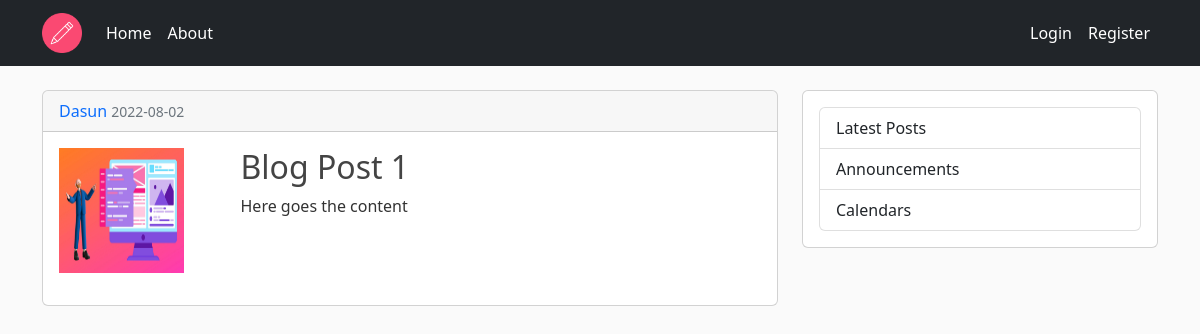
Page /home on the earlier database version.
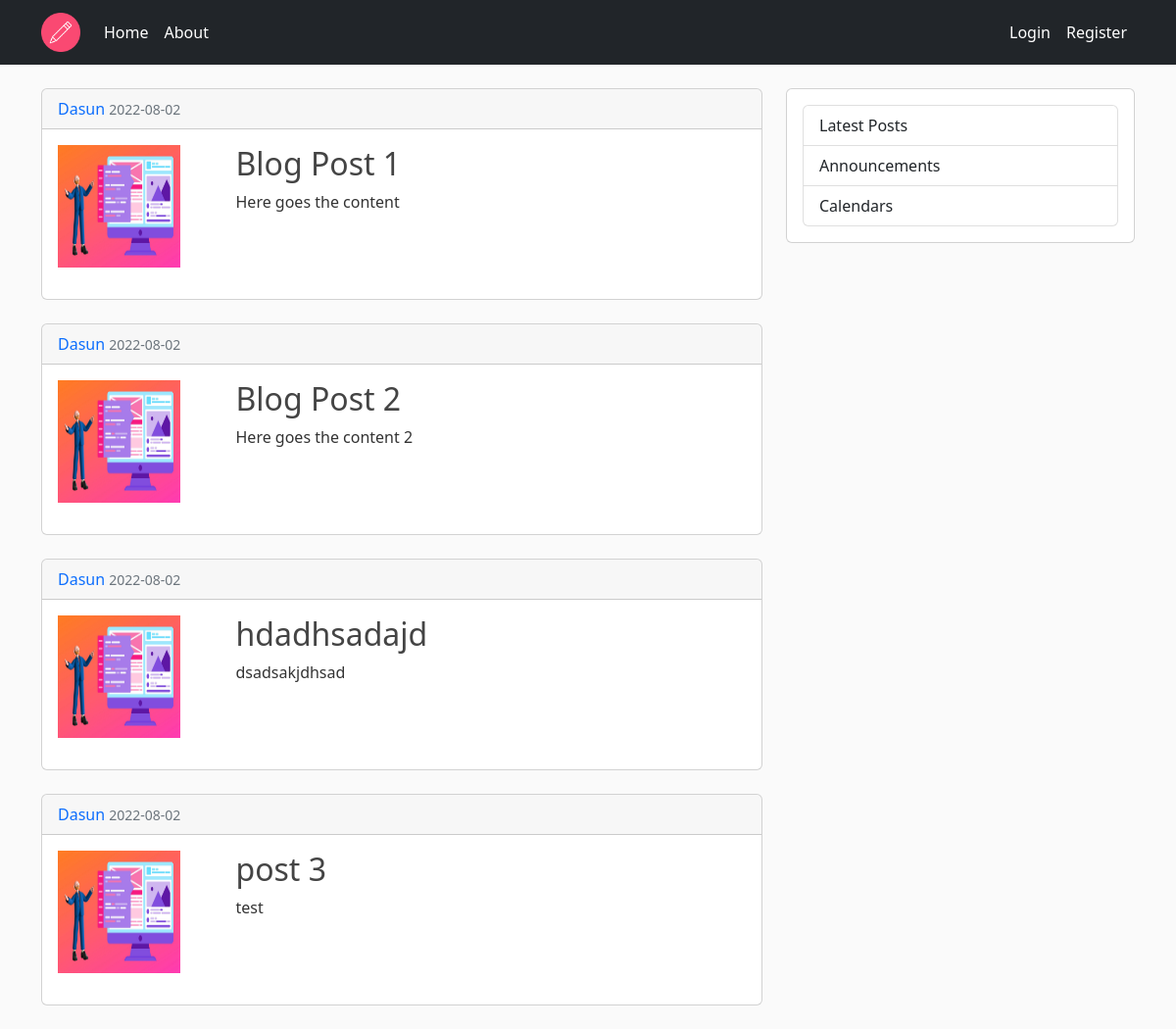
Same page on the later database version.
### flaskblog/models.py (models this page shows, shortened)
class Post(db.Model):
    id = db.Column(db.Integer, primary_key=True)
    title = db.Column(db.String(100), nullable=False)
    date_posted = db.Column(db.DateTime, nullable=False, default=datetime.utcnow)
    content = db.Column(db.Text, nullable=False)
    thumbnail = db.Column(db.String(20), nullable=False, default='default_thumb.jpg')
    user_id = db.Column(db.Integer, db.ForeignKey('user.id'), nullable=False)

class User(db.Model, UserMixin):
    id = db.Column(db.Integer, primary_key=True)
    username = db.Column(db.String(20),unique=True, nullable=False)
    email = db.Column(db.String(120), unique=True, nullable=False)
    image_file = db.Column(db.String(20), nullable=False, default='default.jpg')
    password = db.Column(db.String(60), nullable=False)
    posts = db.relationship('Post', backref='author', lazy=True)

### flaskblog/routes.py (the view)
@app.route("/")
@app.route("/home")
def home():
    posts = Post.query.all()
    return render_template('home.html', posts=posts)

### flaskblog/templates/home.html
{% extends "layout.html" %}
{% block content %}
    {% for post in posts %}
        <div class="card">
            <div class="card-header">
                <a class="mr-2" href="#">{{ post.author.username }}</a>
                <small class="text-muted">{{ post.date_posted.strftime("%Y-%m-%d") }}</small>
            </div>
            <div class=" card-body row">
                <div class="col-md-3">
                    <img class="account-img" src="{{ post.thumbnail }}" alt="thumbnail">
                </div>
                <div class="col-md-9">
                    <h2><a class="article-title" href="#">{{ post.title }}</a></h2>
                    <p class="article-content">{{ post.content }}</p>
                </div>
            </div>
        </div>
        <br />
    {% endfor %}
{% endblock content %}

### flaskblog/templates/layout.html (shortened to what this page needs)
<!DOCTYPE html>
<html lang="en">
<head>
    <link href="https://cdn.jsdelivr.net/npm/bootstrap@5.2.0/dist/css/bootstrap.min.css" rel="stylesheet"
>
    <link rel="stylesheet" type="text/css" href="{{ url_for('static', filename='main.css') }}">
</head>
<body>
    <nav class="navbar navbar-expand-lg navbar-dark bg-dark">
        <div class="container">
            <a class="navbar-brand" href="{{ url_for('home') }}"><img class="brand-image" src="{{ url_for('static', filename='/images/flask_blog.png') }}" alt="flask-blog-image"></a>
            <div class="collapse navbar-collapse" id="navbarNav">
                <ul class="navbar-nav me-auto mb-2 mb-lg-0">
                    <li class="nav-item">
                        <a class="nav-link active" href="{{ url_for('home') }}">Home</a>
                    </li>
                    <li class="nav-item">
                        <a class="nav-link active" href="{{ url_for('about') }}">About</a>
                    </li>
                </ul>
                <ul class="navbar-nav">
                    {% if current_user.is_authenticated %}
                        <li class="nav-item">
                            <a class="nav-link active" href="{{ url_for('new_post') }}">New Post</a>
                        </li>
                        <li class="nav-item">
                            <a class="nav-link active" href="{{ url_for('account') }}">Account</a>
                        </li>
                        <li class="nav-item">
                            <a class="nav-link active" href="{{ url_for('logout') }}">Logout</a>
                        </li>
                    {% else %}
                        <li class="nav-item">
                            <a class="nav-link active" href="{{ url_for('login') }}">Login</a>
                        </li>
                        <li class="nav-item">
                            <a class="nav-link active" href="{{ url_for('register') }}">Register</a>
                        </li>
                    {% endif %}
                </ul>
            </div>
        </div>
    </nav>
    <br/>
    <div role="main" class="container">
        <div class="row">
            <div class="col-md-8">
                {% block content %} {% endblock %}
            </div>
            <div class="col-md-4">
                <div class="card">
                    <div class="card-body">
                        <ul class="list-group">
                            <li class="list-group-item">Latest Posts</li>
                            <li class="list-group-item">Announcements</li>
                            <li class="list-group-item">Calendars</li>
                        </ul>
                    </div>
                </div>
            </div>
        </div>
    </div>
</body>
</html>

### flaskblog/static/main.css (style rules this page uses)
body { background: #fafafa; color: #333333; margin-top: 0; }
a { text-decoration: none !important; }
.brand-image { width: 40px; height: 40px; }
.article-title { color: #444444; }
.article-content { white-space: pre-line; }
.account-img { height: 125px; width: 125px; margin-right: 20px; margin-bottom: 16px; }

Differences in the rows shown:
added Post: author.username "Dasun", date_posted "2022-08-02", thumbnail (placeholder picture), title "Blog Post 2", content "Here goes the content 2"
added Post: author.username "Dasun", date_posted "2022-08-02", thumbnail (placeholder picture), title "hdadhsadajd", content "dsadsakjdhsad"
added Post: author.username "Dasun", date_posted "2022-08-02", thumbnail (placeholder picture), title "post 3", content "test"
